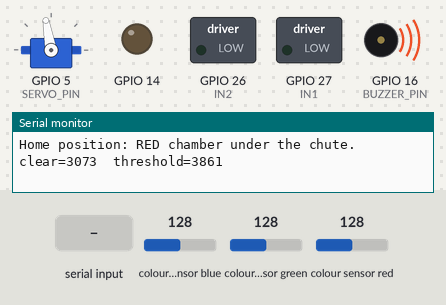
The sketch below on a simulated ESP32. Parts: servo, switched loads named in the sketch (green lamp = pin HIGH), output pins drawn as LEDs (lit = HIGH), buzzer (waves = sounding, pin HIGH), the last lines printed to the serial monitor. Dashed ring = blinking. The test bench sets the inputs (shaded band); at power-on: colour sensor green 128, colour sensor blue 128, colour sensor red 128. EEPROM starts erased.

Above: at 2.8 s.
2.9 s: colour sensor green set to 224
5.7 s: colour sensor green set to 231
At 8.6 s:
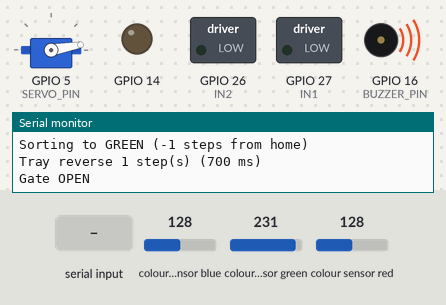
8.7 s: "v" received over Serial
At 10.3 s:
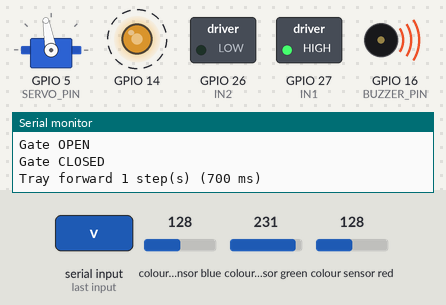
At 11.3 s:
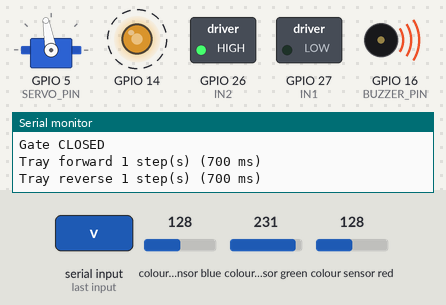
11.7 s: colour sensor blue set to 184
14.7 s: colour sensor blue set to 191
16.8 s: "r" received over Serial
At 20.65 s:
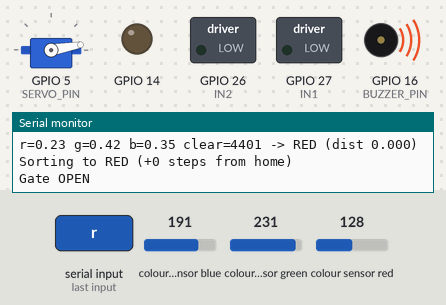
Timing chart, 0 to 20.8 s (numbered marks = the images above; inputs shaded):
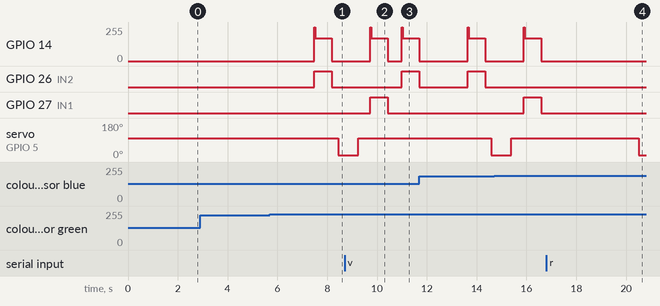

Measured:
- the behaviour switches between 226 and 227 on colour sensor green (found by bisection; images 0 and 1)
- after the input at 5.7 s, GPIO 14: 0/255 → 170/255 after 1.8 s, → 0/255 0.70 s later; GPIO 26 (IN2): LOW → HIGH after 1.8 s, → LOW 0.70 s later; servo on GPIO 5 (SERVO_PIN): 100° → 10° after 2.7 s
- after the input at 8.7 s, GPIO 26 (IN2): LOW → HIGH after 2.3 s, → LOW 0.70 s later
- after the input at 16.8 s, servo on GPIO 5 (SERVO_PIN): 100° → 10° after 3.7 s

The sketch:

color_sorting_machine.ino
```cpp
/*
  Color Sorting Machine v6 - NodeMCU ESP32 Carrier Board V1
  Fixed chamber positions measured from a HOME position, tray returns home after every ball.

  Pins (from the Robot Carrier Board manual)
    Servo      : IO5   (SERVO_M connector)
    Motor-1    : IN1=27, IN2=26, ENA=14 (L298N)
    TCS34725   : I2C SDA=21, SCL=22 (TCS34725 header)
    Buzzer module (low-level trigger, MH-FMD type):
                 VCC -> 3V3 pin on the ESP32 header, GND -> GND, I/O -> IO16 on the ESP32 header

  Home = the RED chamber under the chute. Turn the tray by hand to this position before power-on.
  Each colour moves the tray a fixed number of quarter-turns from home (see MOVE_STEPS).
  Positive = forward, negative = reverse.

  Serial (115200):
    r g y b = calibrate: put that colour ball in front of the sensor, then send the letter
    s = live reading, p = print saved calibration
    f = tray one step forward, v = tray one step reverse (use these to tune STEP_FWD_MS / STEP_REV_MS)
*/

#include <Wire.h>
#include <Adafruit_TCS34725.h>
#include <ESP32Servo.h>
#include <Preferences.h>

// ---------- pins ----------
#define SERVO_PIN 5
#define IN1 27
#define IN2 26
#define ENA 14
#define BUZZER_PIN 16          // buzzer module I/O pin, straight from the ESP32 header

// ---------- tray movement (tune these) ----------
#define MOTOR_PWM 170          // 0-255
#define KICK_MS 40             // full-power kick at the start of each move, to overcome friction
#define STEP_FWD_MS 700        // run time for one quarter-turn forward
#define STEP_REV_MS 700        // run time for one quarter-turn in reverse
#define RETURN_HOME 1          // 1 = tray goes back to home after each ball

// tray steps from home for each colour: RED, GREEN, YELLOW, BLUE
// +1 = one chamber forward, +2 = two chambers forward, -1 = one chamber reverse
const int MOVE_STEPS[4] = {0, -1, 2, 1};

// ---------- other settings ----------
#define BENCH_TEST 0           // 1 = sensor + servo only (motor disabled)
#define DEBUG_PRINT 1          // print clear / threshold once per second
#define GATE_CLOSED 100        // servo angles - swap these two if your lid moves the wrong way
#define GATE_OPEN 10
#define GATE_OPEN_MS 800
#define SETTLE_MS 600          // wait for the ball to stop before reading
#define DETECT_FACTOR 1.25f    // ball detected when clear > baseline * this + DETECT_OFFSET
#define DETECT_OFFSET 20
#define MAX_MATCH_DIST 0.12f   // larger distance than this = UNKNOWN colour
#define RECHECK_TRIES 2        // extra colour readings before giving up and sounding the buzzer
#define BUZZER_ENABLED 1       // 0 = buzzer completely off

enum Color { RED = 0, GREEN = 1, YELLOW = 2, BLUE = 3, UNKNOWN = -1 };
const char* NAMES[4] = {"RED", "GREEN", "YELLOW", "BLUE"};

Adafruit_TCS34725 tcs(TCS34725_INTEGRATIONTIME_50MS, TCS34725_GAIN_4X);
Servo gate;
ESP32PWM motorPwm;          // allocated through ESP32Servo so it can't clash with the servo
bool motorReady = false;
Preferences prefs;

// chromaticity centroids (r/c, g/c, b/c) - rough defaults, calibrate with your balls
float cal[4][3] = {
  {0.55f, 0.25f, 0.20f},  // RED
  {0.25f, 0.50f, 0.25f},  // GREEN
  {0.45f, 0.40f, 0.15f},  // YELLOW
  {0.15f, 0.30f, 0.55f}   // BLUE
};

float baselineClear = 0;    // clear-channel level with an empty basket
unsigned long lastDebug = 0;

// ---------- motor ----------
void runMotor(bool forward, unsigned long ms) {
  if (!motorReady) { Serial.println("Motor NOT ready (BENCH_TEST is 1?)"); return; }
  digitalWrite(IN1, forward ? HIGH : LOW);
  digitalWrite(IN2, forward ? LOW : HIGH);
  motorPwm.write(255);                       // kick
  delay(KICK_MS);
  motorPwm.write(MOTOR_PWM);
  if (ms > KICK_MS) delay(ms - KICK_MS);
  motorPwm.write(0);
  digitalWrite(IN1, LOW);
  digitalWrite(IN2, LOW);
  delay(250);                                // let the tray stop
}

// move the tray by a number of quarter-turns (negative = reverse)
void moveTray(int steps) {
  if (steps == 0) return;
  bool forward = steps > 0;
  int n = abs(steps);
  unsigned long ms = (unsigned long)n * (forward ? STEP_FWD_MS : STEP_REV_MS);
  Serial.printf("Tray %s %d step(s) (%lu ms)\n", forward ? "forward" : "reverse", n, ms);
  runMotor(forward, ms);
}

// ---------- buzzer ----------
// Low-level-trigger module powered from 3.3V: pin HIGH = silent, pin LOW = beep.
void buzzerOff() {
#if BUZZER_ENABLED
  digitalWrite(BUZZER_PIN, HIGH);
#endif
}

void beep(int ms) {
#if BUZZER_ENABLED
  digitalWrite(BUZZER_PIN, LOW);
  delay(ms);
  buzzerOff();
#else
  delay(ms);
#endif
}

void warnBuzzer() {                          // error sound: three beeps
  for (int i = 0; i < 3; i++) { beep(250); delay(150); }
}

// ---------- gate ----------
void openGate()  { Serial.println("Gate OPEN");   gate.write(GATE_OPEN); }
void closeGate() { Serial.println("Gate CLOSED"); gate.write(GATE_CLOSED); }

// ---------- colour ----------
bool readSample(float &r, float &g, float &b, float &clear, int n = 5) {
  float sr = 0, sg = 0, sb = 0, sc = 0;
  for (int i = 0; i < n; i++) {
    uint16_t R, G, B, C;
    delay(60);
    tcs.getRawData(&R, &G, &B, &C);
    sr += R; sg += G; sb += B; sc += C;
  }
  clear = sc / n;
  if (clear < 1) return false;
  r = sr / sc; g = sg / sc; b = sb / sc;   // chromaticity
  return true;
}

float detectThreshold() { return baselineClear * DETECT_FACTOR + DETECT_OFFSET; }

bool ballPresent() {
  float r, g, b, c;
  if (!readSample(r, g, b, c, 2)) return false;
#if DEBUG_PRINT
  if (millis() - lastDebug > 1000) {
    lastDebug = millis();
    Serial.printf("clear=%.0f  threshold=%.0f\n", c, detectThreshold());
  }
#endif
  return c > detectThreshold();
}

int classify() {
  float r, g, b, c;
  if (!readSample(r, g, b, c, 8)) return UNKNOWN;
  int best = UNKNOWN;
  float bestD = 9;
  for (int i = 0; i < 4; i++) {
    float dr = r - cal[i][0], dg = g - cal[i][1], db = b - cal[i][2];
    float d = sqrtf(dr * dr + dg * dg + db * db);
    if (d < bestD) { bestD = d; best = i; }
  }
  Serial.printf("r=%.2f g=%.2f b=%.2f clear=%.0f -> %s (dist %.3f)\n",
                r, g, b, c, best >= 0 ? NAMES[best] : "?", bestD);
  return (bestD <= MAX_MATCH_DIST) ? best : UNKNOWN;
}

void saveCal() { prefs.putBytes("cal", cal, sizeof(cal)); }

void calibrate(int idx) {
  float r, g, b, c;
  if (readSample(r, g, b, c, 15)) {
    cal[idx][0] = r; cal[idx][1] = g; cal[idx][2] = b;
    saveCal();
    Serial.printf("Saved %s: %.3f %.3f %.3f\n", NAMES[idx], r, g, b);
  }
}

void handleSerial() {
  while (Serial.available()) {
    char ch = Serial.read();
    if (ch == 'r') calibrate(RED);
    else if (ch == 'g') calibrate(GREEN);
    else if (ch == 'y') calibrate(YELLOW);
    else if (ch == 'b') calibrate(BLUE);
    else if (ch == 'f') moveTray(1);
    else if (ch == 'v') moveTray(-1);
    else if (ch == 's') {
      float r, g, b, c;
      if (readSample(r, g, b, c, 5))
        Serial.printf("live r=%.3f g=%.3f b=%.3f clear=%.0f (baseline %.0f, threshold %.0f)\n",
                      r, g, b, c, baselineClear, detectThreshold());
    } else if (ch == 'p') {
      for (int i = 0; i < 4; i++)
        Serial.printf("%s: %.3f %.3f %.3f\n", NAMES[i], cal[i][0], cal[i][1], cal[i][2]);
    }
  }
}

// colour not recognised: beep until the ball is taken out of the basket
void waitForBallRemoved() {
  unsigned long lastBeep = 0;
  int clearCount = 0;
  while (clearCount < 3) {
    handleSerial();                          // calibration still works while waiting
    if (millis() - lastBeep > 2000) { warnBuzzer(); lastBeep = millis(); }
    if (!ballPresent()) clearCount++; else clearCount = 0;
    delay(200);
  }
  Serial.println("Ball removed - ready.");
}

// ---------- setup / loop ----------
void setup() {
  Serial.begin(115200);
#if BUZZER_ENABLED
  pinMode(BUZZER_PIN, OUTPUT);
  buzzerOff();                               // silent from the start
#endif
  pinMode(IN1, OUTPUT);
  pinMode(IN2, OUTPUT);
  digitalWrite(IN1, LOW);
  digitalWrite(IN2, LOW);

  // servo first, so it always gets its own 50 Hz timer
  ESP32PWM::allocateTimer(0);
  ESP32PWM::allocateTimer(1);
  gate.setPeriodHertz(50);
  gate.attach(SERVO_PIN, 500, 2400);
  gate.write(GATE_CLOSED);

#if !BENCH_TEST
  motorPwm.attachPin(ENA, 1000, 8);
  motorPwm.write(0);
  motorReady = true;
#endif

  Wire.begin(21, 22);
  if (!tcs.begin()) {
    Serial.println("TCS34725 not found - check wiring and TCS_SW DIP switch");
    while (true) delay(1000);
  }

  prefs.begin("sorter", false);
  if (prefs.getBytesLength("cal") == sizeof(cal)) prefs.getBytes("cal", cal, sizeof(cal));

  // empty-basket reference (gate closed, basket empty)
  float r, g, b;
  delay(500);
  readSample(r, g, b, baselineClear, 10);
  Serial.printf("Ready. Empty-basket clear level: %.0f (detect above %.0f)\n",
                baselineClear, detectThreshold());
  Serial.println("Home position: RED chamber under the chute.");
}

void loop() {
  handleSerial();

  if (!ballPresent()) { delay(100); return; }

  delay(SETTLE_MS);                 // let the ball stop rolling
  int color = classify();
  for (int i = 0; i < RECHECK_TRIES && color == UNKNOWN; i++) {
    delay(300);
    color = classify();
  }

  if (color == UNKNOWN) {
    // error: buzzer sounds, lid stays closed, tray stays at home
    Serial.println("Colour NOT recognised - buzzer on, lid stays closed. Remove the ball.");
    waitForBallRemoved();
    return;
  }

  int steps = MOVE_STEPS[color];
  Serial.printf("Sorting to %s (%+d steps from home)\n", NAMES[color], steps);
  moveTray(steps);

  openGate();
  delay(GATE_OPEN_MS);
  closeGate();
  delay(500);

#if RETURN_HOME
  moveTray(-steps);                 // back to home (RED chamber)
#endif
  delay(300);
}
```
